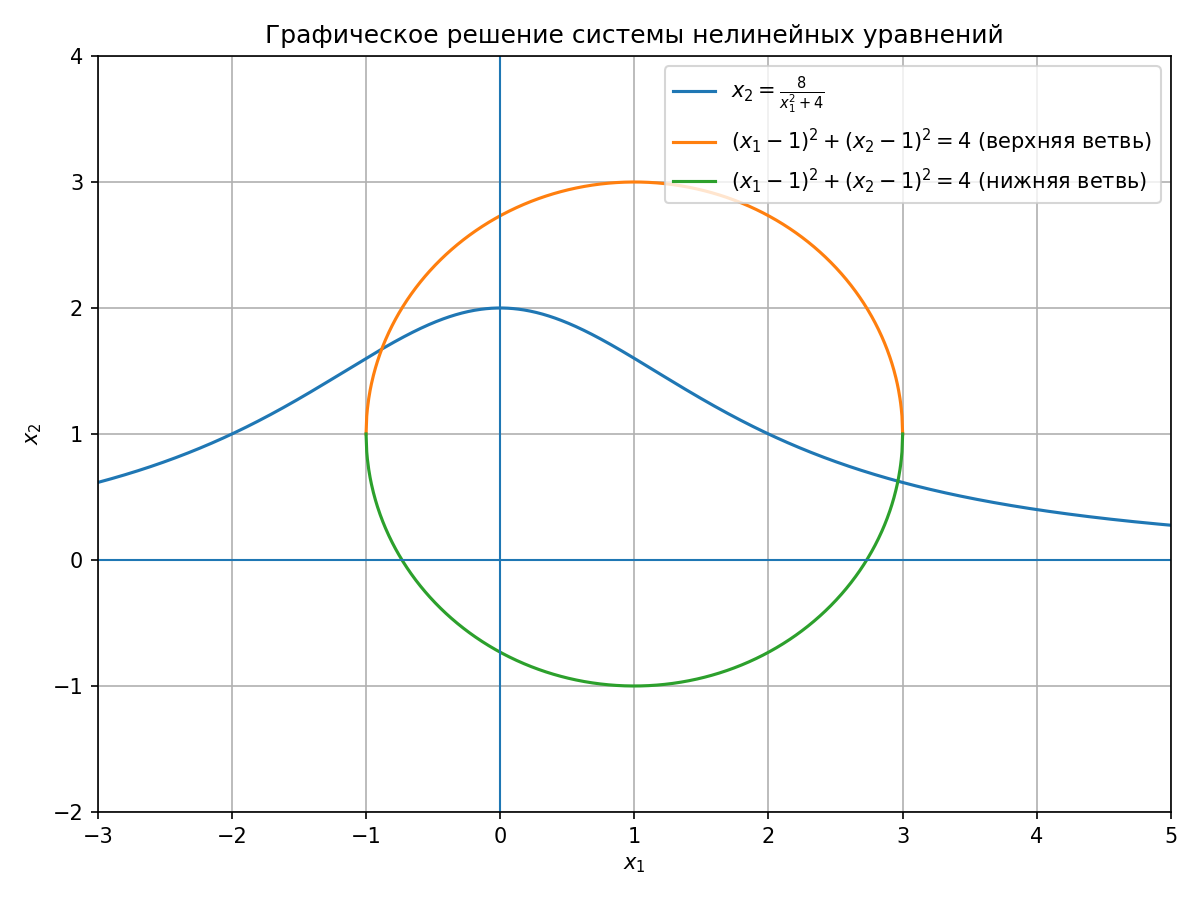

This figure's Python source:
import numpy as np
import matplotlib.pyplot as plt

# 1) x2 = 8 / (x1^2 + 4)
def curve1(x):
    return 8.0 / (x**2 + 4.0)

# 2) (x1 - 1)^2 + (x2 - 1)^2 = 4
#    x2 = 1 ± sqrt(4 - (x1 - 1)^2)
def circle_upper(x):
    inside = 4.0 - (x - 1.0)**2
    return 1.0 + np.sqrt(np.maximum(inside, 0.0))

def circle_lower(x):
    inside = 4.0 - (x - 1.0)**2
    return 1.0 - np.sqrt(np.maximum(inside, 0.0))

# Диапазон для первой кривой
x_all = np.linspace(-3.0, 5.0, 1200)

# Диапазон для окружности: (x - 1)^2 <= 4  =>  x in [-1, 3]
x_circle = np.linspace(-1.0, 3.0, 800)

y1 = curve1(x_all)
y2u = circle_upper(x_circle)
y2l = circle_lower(x_circle)

plt.figure(figsize=(8, 6))

plt.plot(x_all, y1, label=r"$x_2=\frac{8}{x_1^2+4}$")
plt.plot(x_circle, y2u, label=r"$(x_1-1)^2+(x_2-1)^2=4$ (верхняя ветвь)")
plt.plot(x_circle, y2l, label=r"$(x_1-1)^2+(x_2-1)^2=4$ (нижняя ветвь)")

plt.axhline(0, linewidth=1)
plt.axvline(0, linewidth=1)
plt.grid(True)

plt.xlim(-3, 5)
plt.ylim(-2, 4)

plt.xlabel(r"$x_1$")
plt.ylabel(r"$x_2$")
plt.title("Графическое решение системы нелинейных уравнений")
plt.legend()

plt.tight_layout()
plt.savefig("plot_2_2.png", dpi=150)
plt.show()
